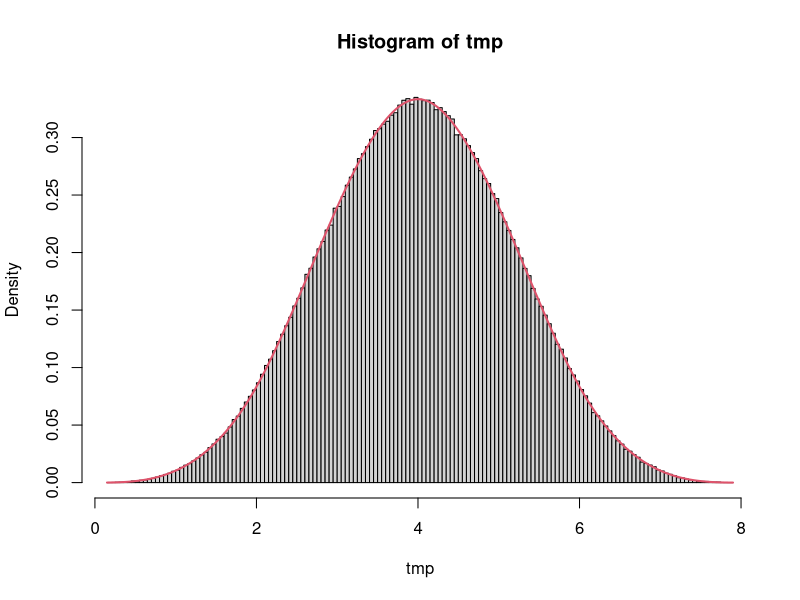
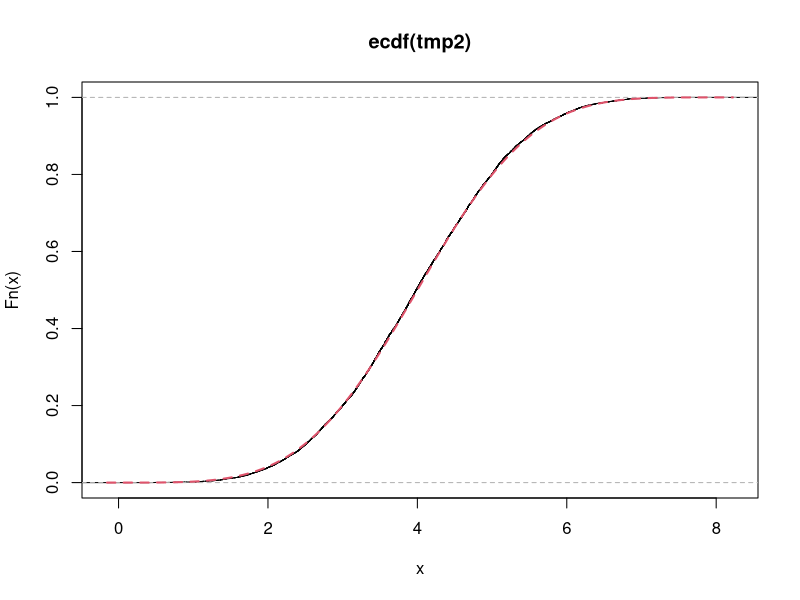

Write R code to recreate these figures, in order.
dirwinhall <- Vectorize(function(x, n, theta){
  # function to calculate density of sum of n unif(0, theta) RVs
  # inputs  : x - value at which to calculate density
  #         : n - number of unif RVs to sum
  #         : theta - population maximum
  # outputs : numeric value that is the density at x
  
  if(x/theta < 0) return(0)
  if(x/theta > n) return(0)
  if(x/theta >= 0 & x/theta <= n){
    X  <-  floor(x/theta)
    r <- seq(from = 0,  to = X)
    s <-  (-1)^r * choose(n, r)*(x/theta-r)^(n-1)/factorial(n-1)
    return(sum(s)/theta)
  }
})

pirwinhall <- Vectorize(function(q, n, theta){
  # function to calculate cumulative density of sum of n unif(0, theta) RVs
  # inputs  : q - quantile
  #         : n - number of unif RVs to sum
  #         : theta - population maximum
  # outputs : numeric value that is the cumulative density at x
  
  if(q/theta < 0) return(0)
  if(q/theta > n) return(1)
  if(q/theta >= 0 & q/theta <= n){
    X  <-  floor(q/theta)
    r <- seq(from = 0,  to = X)
    s <-  (-1)^r * choose(n, r)*(q/theta-r)^(n)/factorial(n)
    return(sum(s))
  }
})

pirwinhall_zero <- Vectorize(function(q, n, theta, p){
  # function to calculate cumulative density of sum of n unif(0, theta) RVs
  # inputs  : q - quantile
  #         : n - number of unif RVs to sum
  #         : theta - population maximum
  # outputs : numeric value that is the cumulative density at x
  
  if(q/theta < 0) return(0)
  if(q/theta > n) return(1)
  if(q/theta >= 0 & q/theta <= n){
    X  <-  floor(q/theta)
    r <- seq(from = 0,  to = X)
    s <-  (-1)^r * choose(n, r)*(q/theta-r)^(n)/factorial(n)
    return(sum(s) - p)
  }
})

qirwinhall <- Vectorize(function(p, n, theta){
  # function to calculate quantile of sum of n unif(0, theta) RVs
  # inputs  : x - probability
  #         : n - number of unif RVs to sum
  #         : theta - population maximum
  # outputs : numeric value that is the cumulative density at x
  
  tmp <- uniroot(pirwinhall_zero, n = n, theta = theta, p = p, lower = 0, upper = n*theta, tol = .000000001)
  return(tmp[[1]])
  
})

################
### EXAMPLES ###
################
n <- 4
theta <- 2


# density function
tmp <- replicate(1000000, sum(runif(n, 0, theta)))
hist(tmp, breaks = "FD", freq = F)
curve(dirwinhall(x, n, theta), add = T, n = 1001, col = 2, lwd = 2)

# distribution function
tmp2 <- sample(tmp, 10000)
plot(ecdf(tmp2))
curve(pirwinhall(q = x, n, theta), add = T, n = 1001, col = 2, lwd = 2, lty = 2)

# quantile function
qirwinhall(p = .025, n = 4, theta = 2)
pirwinhall(q = 1.760223, n = 4, theta = 2)



